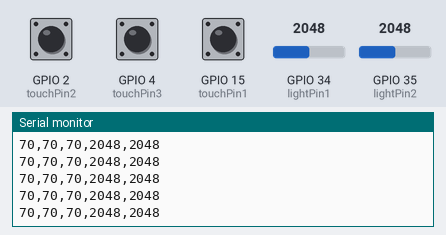
This sketch was run on a simulated ESP32. Parts: the last lines printed to the serial monitor. The test bench sets the inputs (shaded band); at power-on: GPIO 34 (lightPin1) = 2048, GPIO 35 (lightPin2) = 2048, GPIO 2 (touchPin2) HIGH, GPIO 4 (touchPin3) HIGH, GPIO 15 (touchPin1) HIGH. WiFi joins after 1.5 s; servers stay silent unless stated.

Above: at 2.7 s.
2.8 s: GPIO 34 (lightPin1) set to 2866
At 2.82 s:
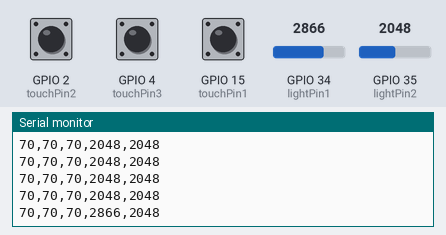
4.3 s: GPIO 35 (lightPin2) set to 2866
At 4.33 s:
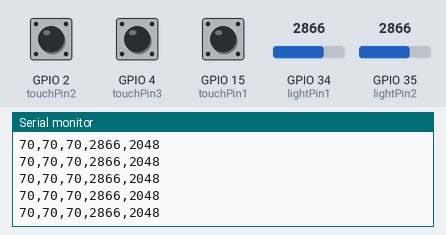
5.8 s: GPIO 2 (touchPin2) pulled LOW for 0.15 s
At 5.85 s:
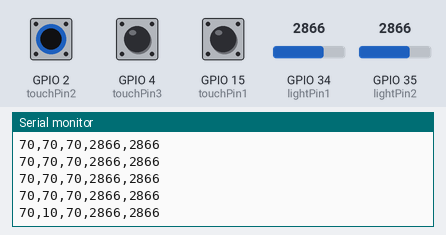
7.4 s: GPIO 4 (touchPin3) pulled LOW for 0.15 s
At 7.46 s:
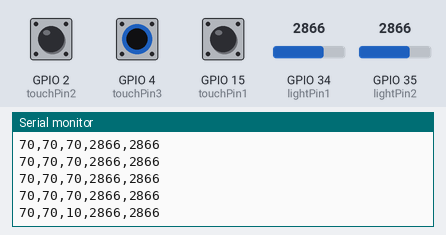
9.0 s: GPIO 15 (touchPin1) pulled LOW for 0.15 s
At 9.08 s:
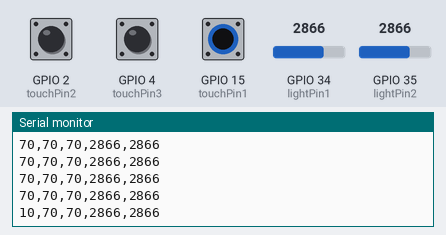
10.6 s: GPIO 34 (lightPin1) set to 3603
At 10.69 s:
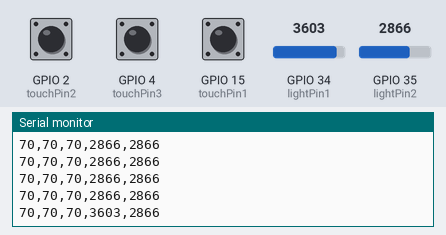
Timing chart, 0 to 13.1 s (numbered marks = the images above; inputs shaded):
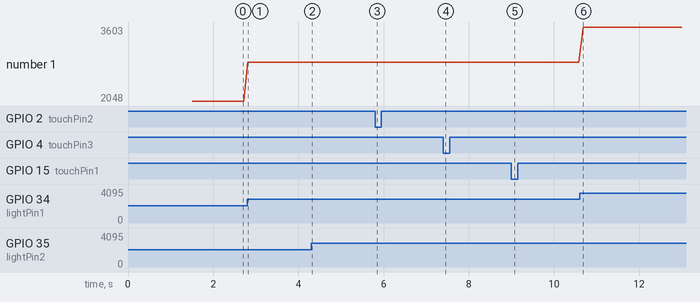

Measured:
- after the input at 2.8 s, the serial monitor: prints a new line at once (image 1)
- after the input at 5.8 s, the serial monitor: prints a new line at once (image 3)
- after the input at 7.4 s, the serial monitor: prints a new line after 0.06 s (image 4)
- after the input at 9.0 s, the serial monitor: prints a new line after 0.07 s (image 5)
- after the input at 10.6 s, the serial monitor: prints a new line after 0.09 s (image 6)
- plotted number 1: 2048 → 2866 after the input at 2.8 s, 2866 → 3603 after the input at 10.6 s

The sketch:

project3-sensors.ino
```cpp
#include <WebServer.h>
#include <WiFi.h>
#include <WiFiUdp.h>

const int touchPin1 = 15;
const int lightPin1 = 34;
const int touchPin2 = 2;
const int lightPin2 = 35;
const int touchPin3 = 4;
const char* ssid = "yale wireless";
WiFiUDP Udp;
unsigned int localUdpPort = 4210;
char incomingPacket[255];
const char * udpAddress = "172.29.135.237";

void setup() {
  Serial.begin(115200);
  pinMode(touchPin1, INPUT);
  pinMode(lightPin1, INPUT);
  pinMode(touchPin2, INPUT);
  pinMode(lightPin2, INPUT);
  pinMode(touchPin3, INPUT);

  int status = WL_IDLE_STATUS;
  WiFi.begin(ssid);
  Serial.println("");

  // Wait for connection
  while (WiFi.status() != WL_CONNECTED) {
    delay(500);
    Serial.print(".");
  }

  Serial.println("Connected to wifi");
  Serial.println(WiFi.localIP());
  Udp.begin(WiFi.localIP(), localUdpPort);
  Serial.printf("Now listening at IP %s, UDP port %d\n", WiFi.localIP().toString().c_str(), localUdpPort);

}

void loop() {
  int result1 = analogRead(lightPin1);
  long val1 = touchRead(touchPin1);
  int result2 = analogRead(lightPin2);
  long val2 = touchRead(touchPin2);
  long val3 = touchRead(touchPin3);
  Serial.printf("%d,%d,%d,%d,%d\n", val1, val2, val3, result1, result2);
  Udp.beginPacket(udpAddress, localUdpPort);
  Udp.printf("%d,%d,%d,%d,%d\n", val1, val2, val3, result1, result2);
  Udp.endPacket();
  delay(100);
}
```
